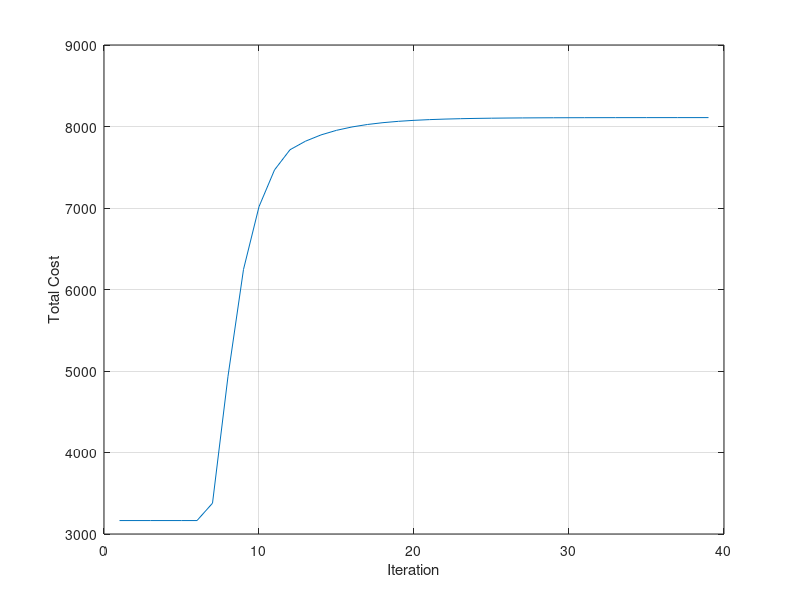

MATLAB code to generate this figure:
clc
clear all;
close all;

%total load demand
PD=800;

alpha=[510;310;18];
beta=[7.2; 7.85; 7.97];
gamma=[0.00142; 0.00194; 0.00482];

Pmin=[150;100;50];
Pmax=[500;400;200];

B=[0.000218 0.000093 0.000028
    0.000093 0.000228 0.000017
    0.000028 0.000031 0.000015];

Bo=[0.0003 0.0031 0.0015];

Boo = 0.00030523;

delP=10;
lamda=input('Enter estimated value of Lambda = ');
tol=0.01;

iteration=0;

while abs(delP)>tol
    
    iteration=iteration+1;
    
    for i=1:3
        P(i) = (lamda - beta(i))/(2*(gamma(i) + lamda*B(i,i)));  
     if P(i)<=Pmin(i) 
          P(i)=Pmin(i);
     elseif P(i)>=Pmax(i) 
          P(i)=Pmax(i);    
     end

     end
    Ploss_one=0;
    for i=1:3
        for j=1:3
            
          Ploss_one= Ploss_one + P(i)*B(i,j)*P(j);
        end
    end
    Ploss_two=0;
    for i=1:3
        Ploss_two=Ploss_two + P(i)*Bo(i);
    end
    
    Ploss_total= Ploss_one + Ploss_two + Boo;
    
    
    
    
    delP=(PD + Ploss_total)-sum(P);
    
    den=0;
    for i=1:3
        den= den + (gamma(i)+ beta(i)*B(i,i))/(2*(gamma(i)+ lamda*B(i,i))^2); 
    end
        Delamda = delP/den;
        
        disp([lamda,P(1),P(2),P(3),delP,Delamda])
     lamda = lamda + Delamda/2;
   
      totalcost = 0;
     for i=1:3
         cost(i) = alpha(i) + beta(i)*P(i) + gamma(i)*P(i)^2;
          totalcost =  totalcost +cost(i);
     end
    
     tcost(iteration) = totalcost;
end
plot(tcost) 
xlabel('Iteration');
ylabel('Total Cost');
grid on

Ploss_total
P
lamda
delP
Delamda
totalcost